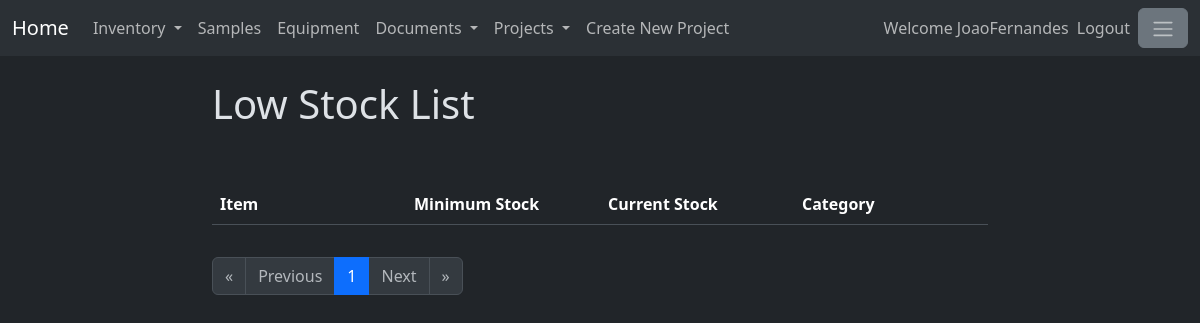
The page /lowstock (signed in) on the database as committed earlier.
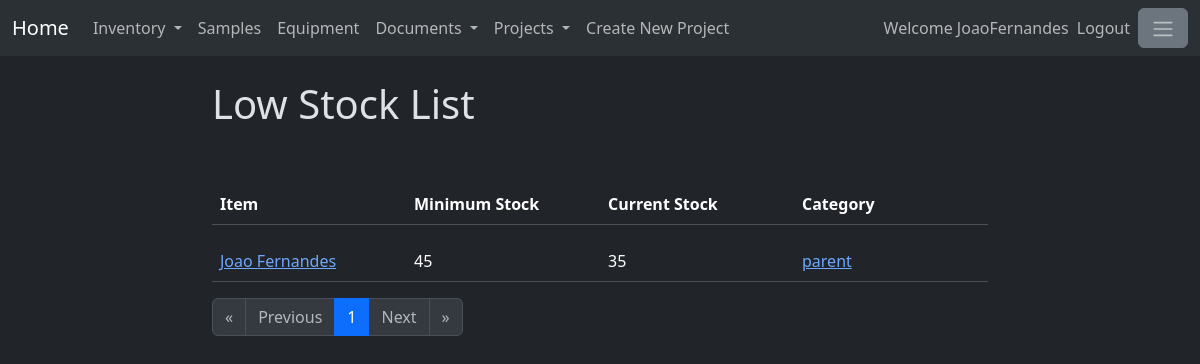
The same page on the database as committed later.
### item/models.py (models this page shows, shortened)
class Items(models.Model):
    name = models.CharField(max_length=200)
    description = models.TextField()
    minimumStock = models.IntegerField()
    isEnabled = models.BooleanField(default=True)
    itemCategoryId = models.ForeignKey(ItemCategory, on_delete=models.SET_NULL, null=True)

### itemcategory/models.py (models this page shows, shortened)
class ItemCategory(models.Model):
    name = models.CharField(max_length=200)
    description = models.TextField()
    isEnabled = models.BooleanField(default=True)

### mainpage/views.py (the view)
# urls.py: path('lowstock', views.LowStock, name = 'lowStock'),
@login_required
def LowStock(response):
    itemListObjects = Items.objects.filter(isEnabled=True)
    stockListObjects = Stock.objects.filter(isEnabled=True)
    categoryListObjects = ItemCategory.objects.filter(isEnabled=True)
    item_stockList=[]
    for i in itemListObjects:
        stock_quantity=0
        for j in stockListObjects:
            if j.itemId.itemId == None:
                continue
            if j.itemId.itemId.id == i.id:
                stock_quantity += j.quantity
        item_stockList.append((i,stock_quantity))
    paginator = Paginator(item_stockList,20)
    page_number = response.GET.get("page")
    page_obj = paginator.get_page(page_number)
    projects = Projects.objects.all()
    projectform = CreateNewProject()
    return render(response, 'lowStock.html', {'categoryList': categoryListObjects,
                                              'page_obj' : page_obj,
                                            'projects' : projects,
                                            'projectform' : projectform})

### mainpage/templates/lowStock.html
{% extends 'baseHomePage.html' %}
{% block content %}
<h1> Low Stock List </h1>
<br>
<br>
<table class="table" style="width: 100%;">
    <thead>
      <tr>
        <th width="20%" scope="col">Item</th>
        <th width="20%" scope="col">Minimum Stock</th>
        <th width="20%" scope="col">Current Stock</th>
        <th width="20%" scope="col">Category</th>
      </tr>
    </thead>
</table>
<div style="width:100%; overflow:auto; max-height:500px;">
    <table class="table">
        <tbody>
        {% for item,stockQuantity in page_obj %}
            {% if stockQuantity <= item.minimumStock %}
            <tr>
                <td width="20%">
                    <a href="{% url 'specificItem' item.id %}">
                        {{item.name}}
                    </a>
                </td>
                <td width="20%">
                    {{item.minimumStock}}
                </td>
                <td width="20%">
                    {{stockQuantity}}
                </td>
                <td width="20%">
                    {% for category in categoryList %}
                        {% if category.id == item.itemCategoryId_id %}
                            <a href="{% url 'specificCategory' category.id %}">
                                {{category.name}}
                            </a>
                        {% endif %}
                    {% endfor %}
                </td>
            </tr>
            {% endif %}
        {% endfor %}
        </tbody>
    </table>
</div>
<nav aria-label="Page navigation">
    <ul class="pagination">
        {%if page_obj.has_previous%}
            <li class="page-item">
                <a class="page-link" href="?page=1" aria-label="First">
                <span aria-hidden="true">&laquo;</span>
                </a>
            </li>
            <li class="page-item">
                <a class="page-link" href="?page={{page_obj.previous_page_number}}" aria-label="Previous">
                <span aria-hidden="true">Previous</span>
                </a>
            </li>
        {% else %}
            <li class="page-item">
                <span class="page-link disabled" aria-hidden="true">&laquo;</span>
            </li>
            <li class="page-item">
                <span class="page-link disabled" aria-hidden="true">Previous</span>
            </li>
        {% endif%}
        {% for page in page_obj.paginator.page_range %}
            {% if page == page_obj.number %}
                <li class="page-item active"><a class="page-link" href="?page={{page}}">{{page}}</a></li>
            {% else %}
                <li class="page-item"><a class="page-link" href="?page={{page}}">{{page}}</a></li>
            {% endif %}
        {% endfor %}
        {%if page_obj.has_next%}
            <li class="page-item">
                <a class="page-link" href="?page={{page_obj.next_page_number}}" aria-label="Next">
                <span aria-hidden="true">Next</span>
                </a>
            </li>
            <li class="page-item">
                <a class="page-link" href="?page={{page_obj.paginator.num_pages}}" aria-label="Last">
                <span aria-hidden="true">&raquo;</span>
                </a>
            </li>
        {% else %}
            <li class="page-item">
                <span class="page-link disabled" aria-hidden="true">Next</span>
            </li>
            <li class="page-item">
                <span class="page-link disabled" aria-hidden="true">&raquo;</span>
            </li>
        {% endif%}
    </ul>
</nav>
{% endblock %}

### mainpage/templates/baseHomePage.html (shortened to what this page needs)
{% extends 'base.html' %}

### mainpage/templates/base.html (shortened to what this page needs)
<!doctype html>
{% load static %}
{% load crispy_forms_tags %}
<html lang="en" data-bs-theme="dark">
    <head>
        <link href="https://cdn.jsdelivr.net/npm/bootstrap@5.3.1/dist/css/bootstrap.min.css"
        rel="stylesheet"
>
    </head>
    <body>
        <header>
            <nav class="navbar navbar-expand-lg bg-body-tertiary">
                <div class="container-fluid">
                    <a class="navbar-brand"  href="{% url 'homePage' %}">
                        Home
                      </a>
                    <div class="collapse navbar-collapse" id="navbarText">
                        <ul class="navbar-nav me-auto mb-2 mb-lg-0">
                            <li class="nav-item dropdown">
                                <a class="nav-link dropdown-toggle" href="#" role="button" data-bs-toggle="dropdown" aria-expanded="false">
                                        Inventory
                                </a>
                            </li>
                            <li class="nav-item">
                                <a class="nav-link" href="/sampletype">Samples</a>
                            </li>
                            <li class="nav-item">
                                <a class="nav-link" href="/equipment">Equipment</a>
                            </li>
                            <li class="nav-item dropdown">
                                <a class="nav-link dropdown-toggle" href="#" role="button" data-bs-toggle="dropdown" aria-expanded="false">
                                        Documents
                                </a>
                            </li>
                            <li class="nav-item dropdown">
                                <a class="nav-link dropdown-toggle" href="#" role="button" data-bs-toggle="dropdown" aria-expanded="false">
                                        Projects
                                </a>
                            </li>
                            <li><a data-bs-toggle="modal" data-bs-target="#projectModal" class="nav-link" type="button"
                                >Create New Project</a></li>
                        </ul>
                        <ul class="navbar-nav mb-2 mb-lg-0">
                            {% if user.is_authenticated %}
                                <span class="navbar-text">
                                    Welcome {{user.username}}
                                </span>
                                <li class="nav-item">
                                    <a class="nav-link" href="/logout">Logout</a>
                                </li>
                            {% endif %}
                            <li class="nav-item">
                                <button class="btn btn-secondary" type="button" data-bs-toggle="offcanvas"
                                data-bs-target="#offcanvasWithBothOptions" aria-controls="offcanvasWithBothOptions">
                                    <span class="navbar-toggler-icon"></span>
                                </button>
                            </li>
                        </ul>
                    </div>
                </div>
            </nav>
            <br>
        </header>
        <main>
            <div class="container-fluid">
                <div class="row">
                    <div class="col-2">
                    </div>
                    <div class="col-8">
                        {% if user.is_authenticated %}
                            {% block content %}
                            {% endblock %}
                        {% else %}
                            {% block login_and_registration %}
                            {% endblock %}
                        {% endif %}
                    </div>
                    <div class="col-2">
                    </div>
                </div>
            </div>
        </main>
    </body>
</html>

Rows that differ between the two databases and show on the page:
added Items: name "Joao Fernandes", minimumStock "45", stockQuantity "35"
added ItemCategory: name "parent"
